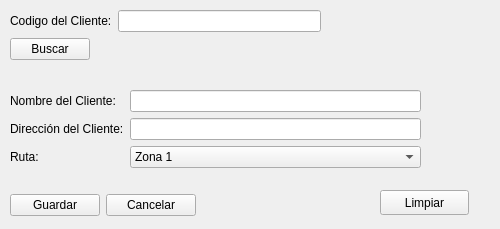
<?xml version="1.0" encoding="UTF-8"?>
<ui version="4.0">
 <class>Form</class>
 <widget class="QWidget" name="Form">
  <property name="geometry">
   <rect>
    <x>0</x>
    <y>0</y>
    <width>500</width>
    <height>229</height>
   </rect>
  </property>
  <property name="windowTitle">
   <string>Editar Cliente</string>
  </property>
  <widget class="QWidget" name="formLayoutWidget">
   <property name="geometry">
    <rect>
     <x>10</x>
     <y>10</y>
     <width>311</width>
     <height>61</height>
    </rect>
   </property>
   <layout class="QFormLayout" name="formLayout">
    <item row="0" column="0">
     <widget class="QLabel" name="label">
      <property name="text">
       <string>Codigo del Cliente:</string>
      </property>
     </widget>
    </item>
    <item row="0" column="1">
     <widget class="QLineEdit" name="lineEdit"/>
    </item>
    <item row="1" column="0">
     <widget class="QPushButton" name="pushButton">
      <property name="text">
       <string>Buscar</string>
      </property>
     </widget>
    </item>
   </layout>
  </widget>
  <widget class="QWidget" name="formLayoutWidget_2">
   <property name="geometry">
    <rect>
     <x>10</x>
     <y>90</y>
     <width>411</width>
     <height>89</height>
    </rect>
   </property>
   <layout class="QFormLayout" name="formLayout_2">
    <item row="0" column="0">
     <widget class="QLabel" name="label_2">
      <property name="text">
       <string>Nombre del Cliente:</string>
      </property>
     </widget>
    </item>
    <item row="0" column="1">
     <widget class="QLineEdit" name="lineEdit_2"/>
    </item>
    <item row="1" column="0">
     <widget class="QLabel" name="label_3">
      <property name="text">
       <string>Dirección del Cliente:</string>
      </property>
     </widget>
    </item>
    <item row="1" column="1">
     <widget class="QLineEdit" name="lineEdit_3"/>
    </item>
    <item row="2" column="0">
     <widget class="QLabel" name="label_4">
      <property name="text">
       <string>Ruta:</string>
      </property>
     </widget>
    </item>
    <item row="2" column="1">
     <widget class="QComboBox" name="comboBox">
      <item>
       <property name="text">
        <string>Zona 1</string>
       </property>
      </item>
      <item>
       <property name="text">
        <string>Zona 2</string>
       </property>
      </item>
      <item>
       <property name="text">
        <string>Zona 3</string>
       </property>
      </item>
      <item>
       <property name="text">
        <string>Zona 4</string>
       </property>
      </item>
      <item>
       <property name="text">
        <string>Zona 5</string>
       </property>
      </item>
     </widget>
    </item>
   </layout>
  </widget>
  <widget class="QWidget" name="horizontalLayoutWidget">
   <property name="geometry">
    <rect>
     <x>10</x>
     <y>190</y>
     <width>186</width>
     <height>31</height>
    </rect>
   </property>
   <layout class="QHBoxLayout" name="horizontalLayout">
    <item>
     <widget class="QPushButton" name="pushButton_2">
      <property name="text">
       <string>Guardar</string>
      </property>
     </widget>
    </item>
    <item>
     <widget class="QPushButton" name="pushButton_3">
      <property name="text">
       <string>Cancelar</string>
      </property>
     </widget>
    </item>
   </layout>
  </widget>
  <widget class="QPushButton" name="pushButton_4">
   <property name="geometry">
    <rect>
     <x>380</x>
     <y>190</y>
     <width>89</width>
     <height>25</height>
    </rect>
   </property>
   <property name="text">
    <string>Limpiar</string>
   </property>
  </widget>
 </widget>
 <resources/>
 <connections>
  <connection>
   <sender>lineEdit</sender>
   <signal>returnPressed()</signal>
   <receiver>pushButton</receiver>
   <slot>click()</slot>
   <hints>
    <hint type="sourcelabel">
     <x>232</x>
     <y>23</y>
    </hint>
    <hint type="destinationlabel">
     <x>50</x>
     <y>54</y>
    </hint>
   </hints>
  </connection>
  <connection>
   <sender>pushButton</sender>
   <signal>clicked()</signal>
   <receiver>Form</receiver>
   <slot>searchClient()</slot>
   <hints>
    <hint type="sourcelabel">
     <x>50</x>
     <y>54</y>
    </hint>
    <hint type="destinationlabel">
     <x>249</x>
     <y>114</y>
    </hint>
   </hints>
  </connection>
  <connection>
   <sender>pushButton_2</sender>
   <signal>clicked()</signal>
   <receiver>Form</receiver>
   <slot>saveClient()</slot>
   <hints>
    <hint type="sourcelabel">
     <x>55</x>
     <y>195</y>
    </hint>
    <hint type="destinationlabel">
     <x>249</x>
     <y>114</y>
    </hint>
   </hints>
  </connection>
  <connection>
   <sender>pushButton_3</sender>
   <signal>clicked()</signal>
   <receiver>Form</receiver>
   <slot>close()</slot>
   <hints>
    <hint type="sourcelabel">
     <x>150</x>
     <y>195</y>
    </hint>
    <hint type="destinationlabel">
     <x>249</x>
     <y>114</y>
    </hint>
   </hints>
  </connection>
  <connection>
   <sender>pushButton_4</sender>
   <signal>clicked()</signal>
   <receiver>Form</receiver>
   <slot>resetFields()</slot>
   <hints>
    <hint type="sourcelabel">
     <x>424</x>
     <y>202</y>
    </hint>
    <hint type="destinationlabel">
     <x>249</x>
     <y>114</y>
    </hint>
   </hints>
  </connection>
 </connections>
 <slots>
  <slot>searchClient()</slot>
  <slot>saveClient()</slot>
  <slot>resetFields()</slot>
 </slots>
</ui>
